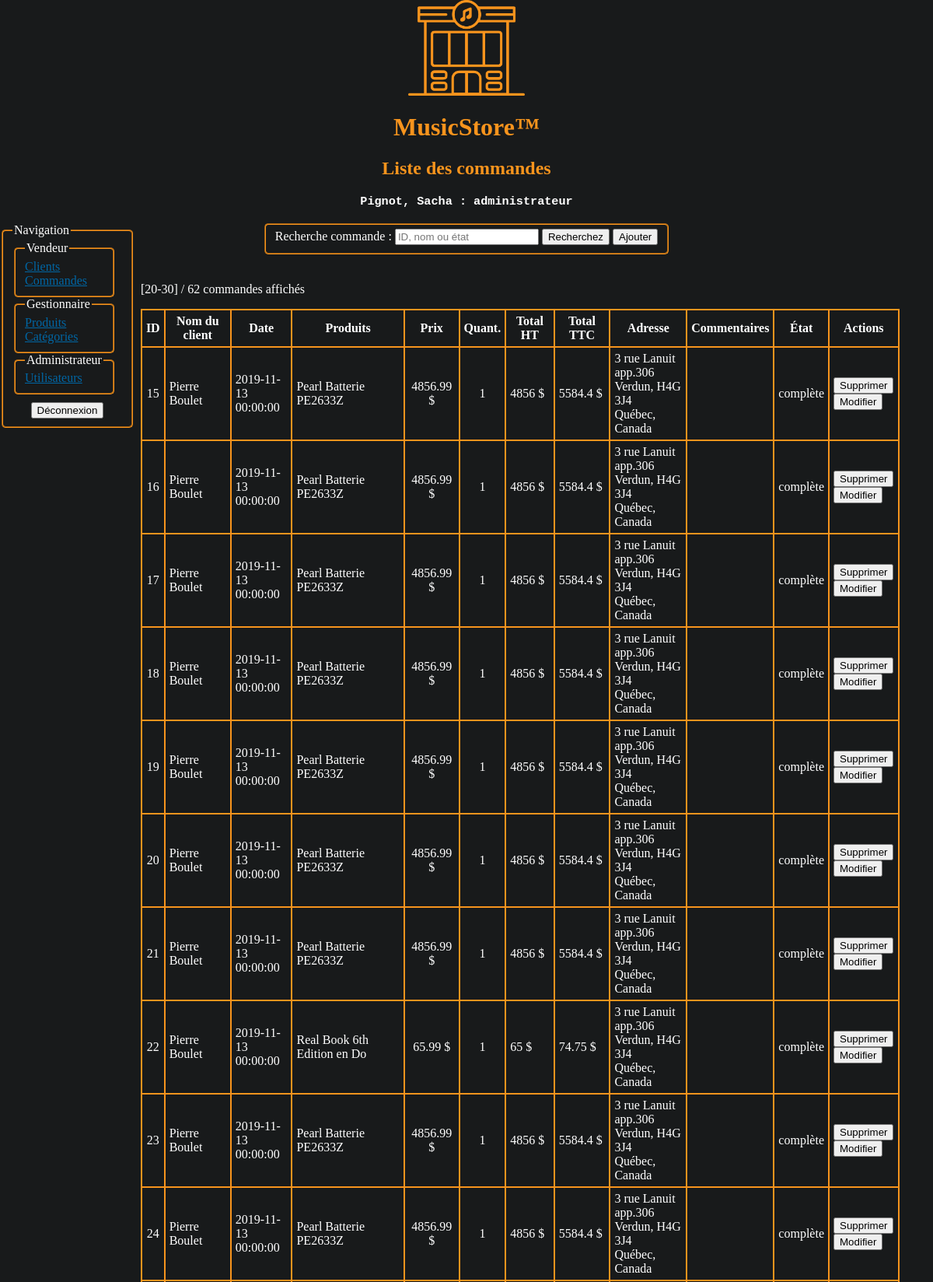
The app's page /commandes/index.php?page=3 (signed in, upper part) with its own data.
### tables this page shows
CREATE TABLE IF NOT EXISTS `commandes_produits` (
  `fk_commande_id` INT NOT NULL,
  `fk_produit_id` INT NOT NULL,
  `commande_produit_quantite` INT NOT NULL,
  PRIMARY KEY (`fk_produit_id`, `fk_commande_id`),
  INDEX `fk_commandes_has_produits_produits1_idx` (`fk_produit_id` ASC),
  INDEX `fk_commandes_has_produits_Commandes1_idx` (`fk_commande_id` ASC),
  CONSTRAINT `fk_commandes_has_produits_commandes1`
    FOREIGN KEY (`fk_commande_id`)
    REFERENCES `commandes` (`commande_id`)
    ON DELETE NO ACTION
    ON UPDATE NO ACTION,
  CONSTRAINT `fk_commandes_has_produits_produits1`
    FOREIGN KEY (`fk_produit_id`)
    REFERENCES `produits` (`produit_id`)
    ON DELETE NO ACTION
    ON UPDATE NO ACTION);

CREATE TABLE IF NOT EXISTS `commandes` (
  `commande_id` INT NOT NULL AUTO_INCREMENT,
  `commande_date` TIMESTAMP NOT NULL DEFAULT CURRENT_TIMESTAMP,
  `commande_adresse` VARCHAR(255) NOT NULL,
  `commande_adresse2` VARCHAR(255) NULL,
  `commande_adresse_ville` VARCHAR(255) NOT NULL,
  `commande_adresse_cp` VARCHAR(255) NOT NULL,
  `commande_etat` VARCHAR(255) NOT NULL DEFAULT "en cours",
  `commande_commentaires` VARCHAR(255) NULL,
  `fk_client_id` INT NOT NULL,
  PRIMARY KEY (`commande_id`),
  INDEX `fk_commandes_clients_idx` (`fk_client_id` ASC),
  CONSTRAINT `fk_commandes_clients`
    FOREIGN KEY (`fk_client_id`)
    REFERENCES `clients` (`client_id`)
    ON DELETE NO ACTION
    ON UPDATE NO ACTION);

### inc/sql.php (called while the page is built, shortened)
    <?php
function NombreProduitsParCommandes($conn)
{
    $req = "SELECT fk_commande_id, COUNT(fk_produit_id) AS 'nombre_de_produits' FROM commandes_produits GROUP BY fk_commande_id";
    if ($result = mysqli_query($conn, $req)) {
        $nbResult = mysqli_num_rows($result);
        $liste = array();
        if ($nbResult) {
            mysqli_data_seek($result, 0);
            while ($row = mysqli_fetch_array($result, MYSQLI_ASSOC)) {
                $liste[] = $row;
            }
        }
        return $liste;
    } else {
        errSQL($conn);
        exit;
    }
}
function NombreCommandes($conn)
{
    $req = "SELECT COUNT(commande_id) AS 'nombre' FROM commandes";
    if ($result = mysqli_query($conn, $req)) {
        $nbResult = mysqli_num_rows($result);
        if ($nbResult) {
            mysqli_data_seek($result, 0);
            $row = mysqli_fetch_array($result, MYSQLI_ASSOC);
            $nombre = $row["nombre"];
        }
        return $nombre;
    } else {
        errSQL($conn);
        exit;
    }
}
function ListerCommandes($conn, $recherche = "", $offset, $nbrParPage)
{
    $recherche = "%" . $recherche . "%";
    $req = "SELECT
    C.commande_id as 'commande_id',
    CONCAT(CL.client_prenom, ' ', CL.client_nom) as 'client_nom',
    SUBSTRING(C.commande_date, 1, 10) as 'date',
    SUBSTRING(C.commande_date, 12, 8) as 'heure',
    P.produit_nom as 'produit',
    CP.commande_produit_quantite as 'quantite',
    P.produit_prix as 'prix',
    C.commande_adresse as 'adresse',
    C.commande_adresse2 as 'adresse2',
    C.commande_adresse_ville as 'adresse_ville',
    C.commande_adresse_cp as 'adresse_cp',
    C.commande_commentaires as 'commentaires',
    C.commande_etat as 'etat'
    FROM
        commandes as C
    INNER JOIN
        commandes_produits as CP on CP.fk_commande_id = C.commande_id
    INNER JOIN
        produits as P on P.produit_id = CP.fk_produit_id
    INNER JOIN
        clients as CL on CL.client_id = C.fk_client_id
    WHERE (CL.client_prenom LIKE '$recherche') OR (CL.client_nom LIKE '$recherche') OR (C.commande_id LIKE '$recherche') OR (C.commande_etat LIKE '$recherche')
    ORDER BY `commande_id` ASC
    LIMIT $offset, $nbrParPage";
    if ($result = mysqli_query($conn, $req, MYSQLI_STORE_RESULT)) {
        $nbResult = mysqli_num_rows($result);
        $liste = array();
        if ($nbResult) {
            mysqli_data_seek($result, 0);
            $commande_id = "";
            $commande_client = "";
            $commande_date = "";
            $commande_heure = "";
            $commande_produit = "";
            $commande_produit_quantite = "";
            $commande_produit_prix = "";
            $commande_total_HT = "";
            $commande_total_TTC = "";
            $commande_adresse = "";
            $commande_adresse2 = "";
            $commande_adresse_ville = "";
            $commande_adresse_cp = "";
            $commande_commentaires = "";
            $commande_etat = "";
            while ($row = mysqli_fetch_array($result, MYSQLI_ASSOC)) {
                if ($commande_id !== $row['commande_id']) {
                    if ($commande_id !== "") {
                        $liste[] = array(
                            'commande_id' => $commande_id,
                            'commande_client' => $commande_client,
                            'commande_date' => $commande_date,
                            'commande_heure' => $commande_heure,
                            'commande_produit' => $commande_produit,
                            'commande_produit_quantite' => $commande_produit_quantite,
                            'commande_produit_prix' => $commande_produit_prix,
                            'commande_total_ht' => $commande_total_HT,
                            'commande_total_ttc' => $commande_total_TTC,
                            'commande_adresse' => $commande_adresse,
                            'commande_adresse2' => $commande_adresse2,
                            'commande_adresse_ville' => $commande_adresse_ville,
                            'commande_adresse_cp' => $commande_adresse_cp,
                            'commande_commentaires' => $commande_commentaires,
                            'commande_etat' => $commande_etat
                        );
                    }
                    $commande_id = $row['commande_id'];
                    $commande_client = $row['client_nom'];
                    $commande_date = $row['date'];
                    $commande_heure = $row['heure'];
                    $commande_produit = [];
                    $commande_produit_prix = [];
                    $commande_produit_quantite = [];
                    $commande_adresse = $row['adresse'];
                    $commande_adresse2 = $row['adresse2'];
                    $commande_adresse_ville = $row['adresse_ville'];
                    $commande_adresse_cp = $row['adresse_cp'];
                    $commande_commentaires = $row['commentaires'];
                    $commande_etat = $row['etat'];
                }
                $commande_produit[] = $row['produit'];
                $commande_produit_prix[] = $row['prix'] . " $";
                $commande_produit_quantite[] = $row['quantite'];
                $commande_total_HT = 0;
                for ($i = 0; $i < count($commande_produit_prix); ++$i) {
                    $commande_total_HT = $commande_total_HT + intval($commande_produit_prix[$i]);
                }
                $commande_total_TTC = $commande_total_HT * 1.15;
                $commande_total_HT = $commande_total_HT . " $";
                $commande_total_TTC = $commande_total_TTC . " $";
            }
            $liste[] = array(
                'commande_id' => $commande_id,
                'commande_client' => $commande_client,
                'commande_date' => $commande_date,
                'commande_heure' => $commande_heure,
                'commande_produit' => $commande_produit,
                'commande_produit_prix' => $commande_produit_prix,
                'commande_produit_quantite' => $commande_produit_quantite,
                'commande_total_ht' => $commande_total_HT,
                'commande_total_ttc' => $commande_total_TTC,
                'commande_adresse' => $commande_adresse,
                'commande_adresse2' => $commande_adresse2,
                'commande_adresse_ville' => $commande_adresse_ville,
                'commande_adresse_cp' => $commande_adresse_cp,
                'commande_commentaires' => $commande_commentaires,
                'commande_etat' => $commande_etat
            );
            return $liste;
        } else {
            return $liste;
        }
    }
}
            mysqli_rollback($conn); ?>

### commandes/index.php (the view, shortened to what this page needs)
<?php
require_once("../inc/sql.php");
$recherche = isset($_POST['recherche']) ? trim($_POST['recherche']) : "";
$nombreCommandes = NombreCommandes($conn);
$nombrePages = ceil($nombreCommandes / 10);
$pageActuelle = 1;
if (isset($_GET['page'])) {
    $pageActuelle = $_GET['page'];
} elseif ($pageActuelle > $nombrePages) {
    $pageActuelle = $nombrePages;
} else {
    $pageActuelle = 1;
}
$produitsParCommandes = NombreProduitsParCommandes($conn);
$nombres_de_produits_pour_dix_commandes = 0;
for ($i = 0; $i < 10; ++$i) {
    $nombres_de_produits_pour_dix_commandes += $produitsParCommandes[$i]['nombre_de_produits'];
}
$nbrParPage =  $nombres_de_produits_pour_dix_commandes;
$offset = ($pageActuelle - 1) * 10;
$liste = ListerCommandes($conn, $recherche, $offset, $nbrParPage);
?>
<!DOCTYPE html>
<html lang="fr">
<head>
    <link rel="stylesheet" href="../assets/css/main.css">
</head>
<body>
    <?php
    include("../header.php");
    include("../menu.php"); ?>
    <section>
        <form id="recherche" action="" method="post">
            <fieldset>
                <label>Recherche commande : </label>
                <input type="text" name="recherche" value="<?= $recherche ?>" placeholder="ID, nom ou état">
                <input type="submit" value="Recherchez">
                <button class="ajout"><a href="ajout.php">Ajouter</a></button>
            </fieldset>
        </form>
    </section>
    <main>
        <p>[<?= $offset ?>-<?= ($offset + 10) > $nombreCommandes ? $nombreCommandes : ($offset + 10) ?>] / <?= $nombreCommandes ?> commandes affichés</p>
        <table>
            <tr>
                <th>ID</th>
                <th>Nom du client</th>
                <th>Date</th>
                <th>Produits</th>
                <th>Prix</th>
                <th>Quant.</th>
                <th>Total HT</th>
                <th>Total TTC</th>
                <th>Adresse</th>
                <th>Commentaires</th>
                <th>État</th>
                <th>Actions</th>
            </tr>
            <?php
            foreach ($liste as $row) :
            ?>
                <tr>
                    <td style="text-align: center;"><?= $row["commande_id"] ?></td>
                    <td><?= $row["commande_client"] ?></td>
                    <td><?= $row["commande_date"] . "<br>" . $row["commande_heure"] ?></td>
                    <td><?= implode("<br>", $row["commande_produit"]) ?></td>
                    <td style="text-align: center;"><?= implode("<br>", $row["commande_produit_prix"]) ?></td>
                    <td style="text-align: center;"><?= implode("<br>", $row["commande_produit_quantite"]) ?></td>
                    <td><?= $row["commande_total_ht"] ?></td>
                    <td><?= $row["commande_total_ttc"] ?></td>
                    <td><?php echo $row["commande_adresse"];
                        echo isset($row["commande_adresse2"]) ? "<br>" . $row["commande_adresse2"] : "";
                        echo "<br>" . $row["commande_adresse_ville"] . ", " . $row["commande_adresse_cp"] .
                            "<br>Québec, Canada" ?></td>
                    <td><?= $row["commande_commentaires"] ?></td>
                    <td><?= $row["commande_etat"] ?></td>
                    <td>
                        <form action="" method="post">
                            <input type="submit" value="Supprimer">
                        </form>
                        <form action="" method="post">
                            <input type="submit" value="Modifier">
                        </form>
                    </td>
                </tr>
            <?php endforeach; ?>
        </table>
    </main>
</body>
</html>

### assets/css/style.css (style rules this page uses)
body { background-color: #181a1b; color: white; width: 100%; margin: auto; }
a { color: #0066a4; }
button a { text-decoration: none; color: black; }
fieldset { display: inline; border-radius: 5px; border-color: #F7941D ; margin-bottom: 20px; }
table { border-collapse: collapse; }
table,th, td { border: 2px solid #F7941D; }
th, td { padding: 5px; }
section, main { width: max-content; display: block; margin: auto; }

### records on screen
commandes_produits: fk_commande.commande_id "15", commande_client "Pierre Boulet", commande_date "2019-11-13", commande_heure "00:00:00", commande_produit "Pearl Batterie PE2633Z", commande_produit_prix "4856.99 $", commande_produit_quantite "1", commande_total_ht "4856 $", commande_total_ttc "5584.4 $", fk_commande.commande_adresse "3 rue Lanuit", fk_commande.commande_adresse2 "app.306", fk_commande.commande_adresse_ville "Verdun", fk_commande.commande_adresse_cp "H4G 3J4", fk_commande.commande_etat "complète"
commandes_produits: fk_commande.commande_id "16", commande_client "Pierre Boulet", commande_date "2019-11-13", commande_heure "00:00:00", commande_produit "Pearl Batterie PE2633Z", commande_produit_prix "4856.99 $", commande_produit_quantite "1", commande_total_ht "4856 $", commande_total_ttc "5584.4 $", fk_commande.commande_adresse "3 rue Lanuit", fk_commande.commande_adresse2 "app.306", fk_commande.commande_adresse_ville "Verdun", fk_commande.commande_adresse_cp "H4G 3J4", fk_commande.commande_etat "complète"
commandes_produits: fk_commande.commande_id "17", commande_client "Pierre Boulet", commande_date "2019-11-13", commande_heure "00:00:00", commande_produit "Pearl Batterie PE2633Z", commande_produit_prix "4856.99 $", commande_produit_quantite "1", commande_total_ht "4856 $", commande_total_ttc "5584.4 $", fk_commande.commande_adresse "3 rue Lanuit", fk_commande.commande_adresse2 "app.306", fk_commande.commande_adresse_ville "Verdun", fk_commande.commande_adresse_cp "H4G 3J4", fk_commande.commande_etat "complète"
commandes_produits: fk_commande.commande_id "18", commande_client "Pierre Boulet", commande_date "2019-11-13", commande_heure "00:00:00", commande_produit "Pearl Batterie PE2633Z", commande_produit_prix "4856.99 $", commande_produit_quantite "1", commande_total_ht "4856 $", commande_total_ttc "5584.4 $", fk_commande.commande_adresse "3 rue Lanuit", fk_commande.commande_adresse2 "app.306", fk_commande.commande_adresse_ville "Verdun", fk_commande.commande_adresse_cp "H4G 3J4", fk_commande.commande_etat "complète"
commandes_produits: fk_commande.commande_id "19", commande_client "Pierre Boulet", commande_date "2019-11-13", commande_heure "00:00:00", commande_produit "Pearl Batterie PE2633Z", commande_produit_prix "4856.99 $", commande_produit_quantite "1", commande_total_ht "4856 $", commande_total_ttc "5584.4 $", fk_commande.commande_adresse "3 rue Lanuit", fk_commande.commande_adresse2 "app.306", fk_commande.commande_adresse_ville "Verdun", fk_commande.commande_adresse_cp "H4G 3J4", fk_commande.commande_etat "complète"
commandes_produits: fk_commande.commande_id "20", commande_client "Pierre Boulet", commande_date "2019-11-13", commande_heure "00:00:00", commande_produit "Pearl Batterie PE2633Z", commande_produit_prix "4856.99 $", commande_produit_quantite "1", commande_total_ht "4856 $", commande_total_ttc "5584.4 $", fk_commande.commande_adresse "3 rue Lanuit", fk_commande.commande_adresse2 "app.306", fk_commande.commande_adresse_ville "Verdun", fk_commande.commande_adresse_cp "H4G 3J4", fk_commande.commande_etat "complète"
commandes_produits: fk_commande.commande_id "21", commande_client "Pierre Boulet", commande_date "2019-11-13", commande_heure "00:00:00", commande_produit "Pearl Batterie PE2633Z", commande_produit_prix "4856.99 $", commande_produit_quantite "1", commande_total_ht "4856 $", commande_total_ttc "5584.4 $", fk_commande.commande_adresse "3 rue Lanuit", fk_commande.commande_adresse2 "app.306", fk_commande.commande_adresse_ville "Verdun", fk_commande.commande_adresse_cp "H4G 3J4", fk_commande.commande_etat "complète"
commandes_produits: fk_commande.commande_id "22", commande_client "Pierre Boulet", commande_date "2019-11-13", commande_heure "00:00:00", commande_produit "Real Book 6th Edition en Do", commande_produit_prix "65.99 $", commande_produit_quantite "1", commande_total_ht "65 $", commande_total_ttc "74.75 $", fk_commande.commande_adresse "3 rue Lanuit", fk_commande.commande_adresse2 "app.306", fk_commande.commande_adresse_ville "Verdun", fk_commande.commande_adresse_cp "H4G 3J4", fk_commande.commande_etat "complète"
commandes_produits: fk_commande.commande_id "23", commande_client "Pierre Boulet", commande_date "2019-11-13", commande_heure "00:00:00", commande_produit "Pearl Batterie PE2633Z", commande_produit_prix "4856.99 $", commande_produit_quantite "1", commande_total_ht "4856 $", commande_total_ttc "5584.4 $", fk_commande.commande_adresse "3 rue Lanuit", fk_commande.commande_adresse2 "app.306", fk_commande.commande_adresse_ville "Verdun", fk_commande.commande_adresse_cp "H4G 3J4", fk_commande.commande_etat "complète"
commandes_produits: fk_commande.commande_id "24", commande_client "Pierre Boulet", commande_date "2019-11-13", commande_heure "00:00:00", commande_produit "Pearl Batterie PE2633Z", commande_produit_prix "4856.99 $", commande_produit_quantite "1", commande_total_ht "4856 $", commande_total_ttc "5584.4 $", fk_commande.commande_adresse "3 rue Lanuit", fk_commande.commande_adresse2 "app.306", fk_commande.commande_adresse_ville "Verdun", fk_commande.commande_adresse_cp "H4G 3J4", fk_commande.commande_etat "complète"

### other values on screen
$titre "Liste des commandes"
$_SESSION['utilisateur']["utilisateur_nom"] "Pignot"
$_SESSION['utilisateur']["utilisateur_prenom"] "Sacha"
$_SESSION['utilisateur']["utilisateur_type"] "administrateur"
$offset "20"
$offset + 10 "30"
$nombreCommandes "62"
